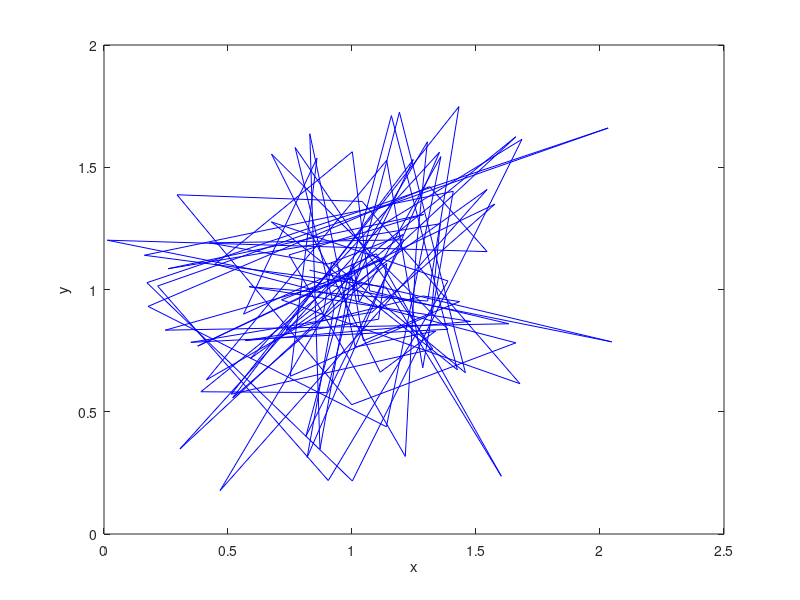
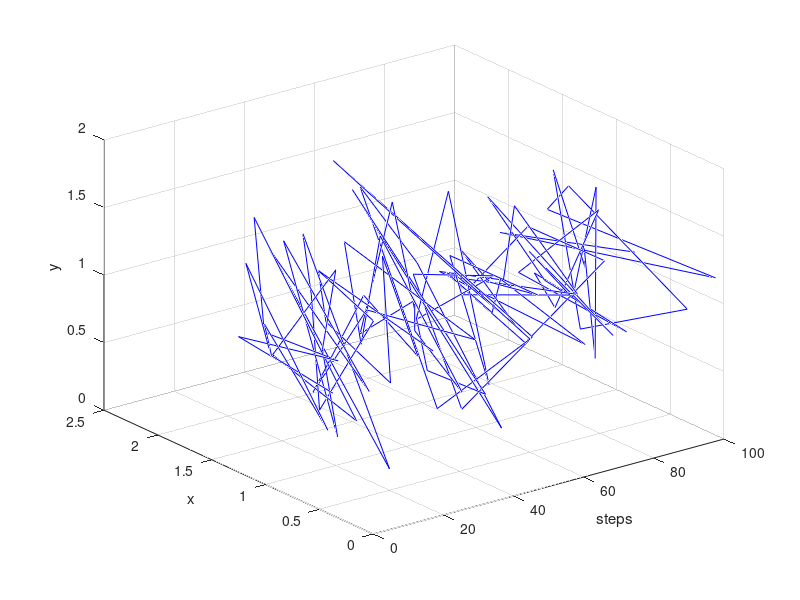
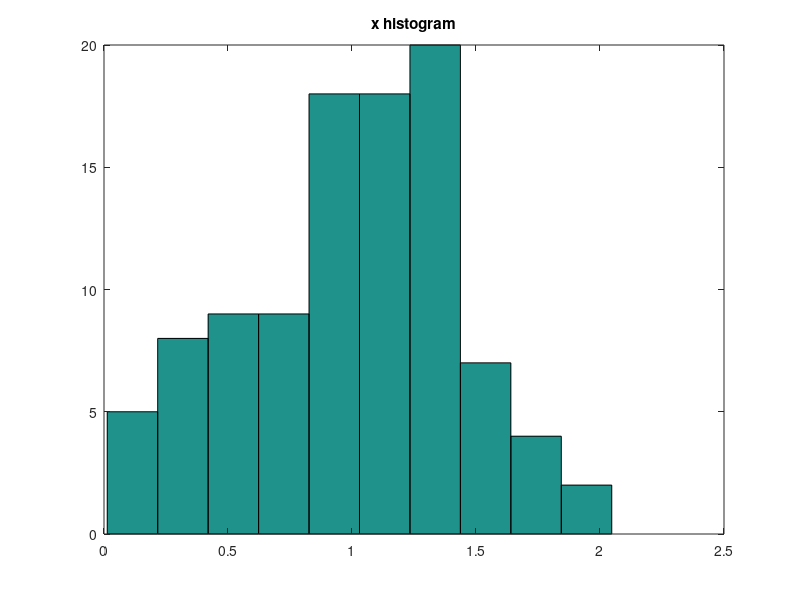
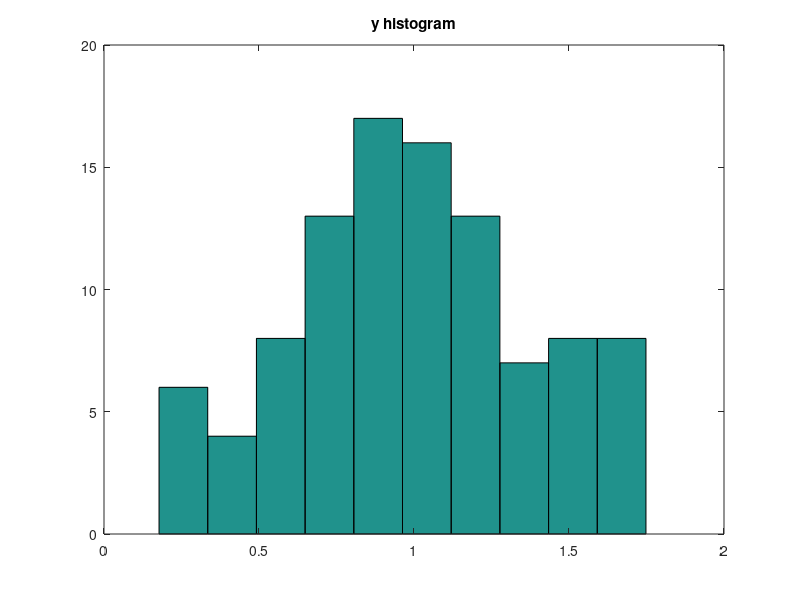

These figures' MATLAB source, in order:
function [] = brownian_test()

% scale and center
%{
scaley = 5;
scalex = 10;
centerx = 50;
centery = 100;
%}
scaley = 1;
scalex = 1;
centerx = 1;
centery = 1;

steps = 100;
sk = zeros(steps,4); % x, y, dx, dy
sk(1,:) = [1,1,1,1]; % tends to center around (1,1) in range [[0,2],[0,2]]
skreal = zeros(steps,2);
skreal(1,:) = [centerx,centery];

for i = 1:(steps-1)
    sk(i+1,1) = exp((-1/4) * (sk(i,1) + 1.5*sk(i,3)));
    sk(i+1,2) = exp((-1/4) * (sk(i,2) + 1.5*sk(i,4)));
    sk(i+1,3) = exp((-1/4) * sk(i,3));
    sk(i+1,4) = exp((-1/4) * sk(i,4));
    
    % add the effect of a multivariate Gaussian random variable
    % (rand()*(maxx-minx)+minx);
    sk(i+1,1) = sk(i+1,1) + rand();
    sk(i+1,2) = sk(i+1,2) + rand();
    sk(i+1,4) = sk(i+1,3) + rand();
    sk(i+1,5) = sk(i+1,4) + rand();
    
    fprintf(1,'step: %d, sk[%d,%d,%d,%d]\n',i,sk(i,1),sk(i,2),sk(i,3),sk(i,4));
    
    % put in proper range
    skreal(i+1,1) = (sk(i+1,1)-sk(i,1)) * scalex + centerx;
    skreal(i+1,2) = (sk(i+1,2)-sk(i,2)) * scaley + centery;
    
    fprintf(1,'step: %d, skreal[%d,%d]\n',i,skreal(i,1),skreal(i,2));
end
        
% figure(1);
% plot([1:steps],sk(:,1),'r');
   
figure(2);
plot(skreal(:,1),skreal(:,2),'b');
% axis([0,2,0,2]);
xlabel('x');
ylabel('y');

figure(3);
plot3([1:steps],skreal(:,1),skreal(:,2),'b');
% axis([0,100,0,2,0,2]);
grid;
xlabel('steps');
ylabel('x');
zlabel('y');

figure(4);
hist(skreal(:,1));
% xlim([0,2]);
title('x histogram');

figure(5);
hist(skreal(:,2));
% xlim([0,2]);
title('y histogram');

